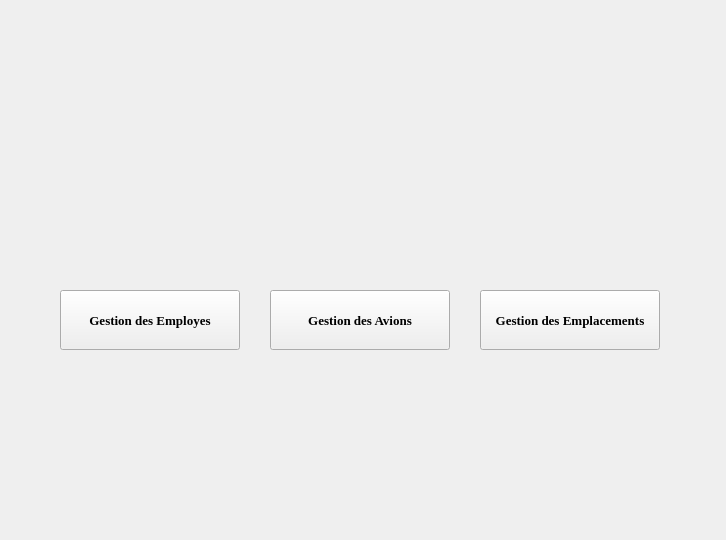
    <widget class="QWidget" name="page_5">
     <widget class="QPushButton" name="pushButton_gestion_employer">
      <property name="geometry">
       <rect>
        <x>60</x>
        <y>290</y>
        <width>180</width>
        <height>60</height>
       </rect>
      </property>
      <property name="font">
       <font>
        <family>Times New Roman</family>
        <pointsize>10</pointsize>
        <weight>75</weight>
        <bold>true</bold>
       </font>
      </property>
      <property name="cursor">
       <cursorShape>PointingHandCursor</cursorShape>
      </property>
      <property name="mouseTracking">
       <bool>true</bool>
      </property>
      <property name="text">
       <string>Gestion des Employes</string>
      </property>
     </widget>
     <widget class="QPushButton" name="pushButton_gestion_avion">
      <property name="geometry">
       <rect>
        <x>270</x>
        <y>290</y>
        <width>180</width>
        <height>60</height>
       </rect>
      </property>
      <property name="font">
       <font>
        <family>Times New Roman</family>
        <pointsize>10</pointsize>
        <weight>75</weight>
        <bold>true</bold>
       </font>
      </property>
      <property name="cursor">
       <cursorShape>PointingHandCursor</cursorShape>
      </property>
      <property name="text">
       <string>Gestion des Avions</string>
      </property>
     </widget>
     <widget class="QPushButton" name="pushButton_emplacement">
      <property name="geometry">
       <rect>
        <x>480</x>
        <y>290</y>
        <width>180</width>
        <height>60</height>
       </rect>
      </property>
      <property name="font">
       <font>
        <family>Times New Roman</family>
        <pointsize>10</pointsize>
        <weight>75</weight>
        <bold>true</bold>
       </font>
      </property>
      <property name="cursor">
       <cursorShape>PointingHandCursor</cursorShape>
      </property>
      <property name="text">
       <string>Gestion des Emplacements</string>
      </property>
     </widget>
     <widget class="QLabel" name="label_icon_employe">
      <property name="geometry">
       <rect>
        <x>80</x>
        <y>150</y>
        <width>141</width>
        <height>131</height>
       </rect>
      </property>
      <property name="text">
       <string/>
      </property>
      <property name="pixmap">
       <pixmap>:/new/prefix1/image/icon_employes.jpg</pixmap>
      </property>
      <property name="scaledContents">
       <bool>true</bool>
      </property>
     </widget>
     <widget class="QLabel" name="label_icon_avion">
      <property name="geometry">
       <rect>
        <x>290</x>
        <y>150</y>
        <width>150</width>
        <height>130</height>
       </rect>
      </property>
      <property name="text">
       <string/>
      </property>
      <property name="pixmap">
       <pixmap>:/new/prefix1/image/icon_avion.jpg</pixmap>
      </property>
      <property name="scaledContents">
       <bool>true</bool>
      </property>
     </widget>
     <widget class="QLabel" name="label_icon_emplacement">
      <property name="geometry">
       <rect>
        <x>490</x>
        <y>150</y>
        <width>150</width>
        <height>130</height>
       </rect>
      </property>
      <property name="text">
       <string/>
      </property>
      <property name="pixmap">
       <pixmap>:/new/prefix1/image/icon_emplacement.png</pixmap>
      </property>
      <property name="scaledContents">
       <bool>true</bool>
      </property>
     </widget>
     <widget class="QLabel" name="label_photo_pagecommande">
      <property name="geometry">
       <rect>
        <x>6</x>
        <y>-7</y>
        <width>711</width>
        <height>531</height>
       </rect>
      </property>
      <property name="mouseTracking">
       <bool>false</bool>
      </property>
      <property name="focusPolicy">
       <enum>Qt::ClickFocus</enum>
      </property>
      <property name="text">
       <string/>
      </property>
      <property name="pixmap">
       <pixmap>photo_Login_Qt.jpg</pixmap>
      </property>
     </widget>
     <zorder>label_photo_pagecommande</zorder>
     <zorder>pushButton_gestion_employer</zorder>
     <zorder>pushButton_gestion_avion</zorder>
     <zorder>pushButton_emplacement</zorder>
     <zorder>label_icon_employe</zorder>
     <zorder>label_icon_avion</zorder>
     <zorder>label_icon_emplacement</zorder>
    </widget>
